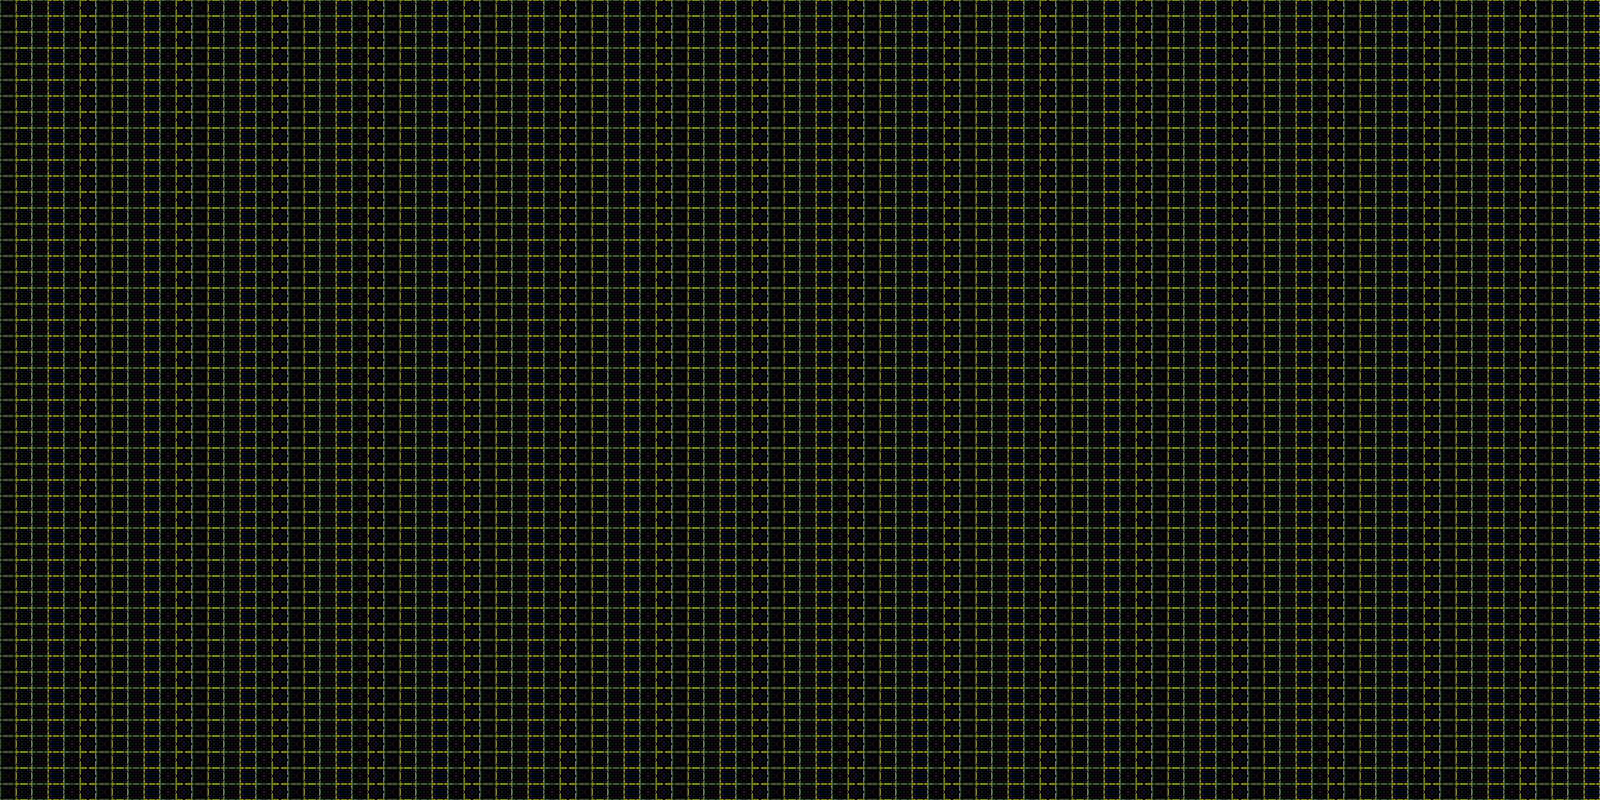

A 2D game scene composited from a Tiled map and its tileset images. What follows is a short description and the map's XML, with each tile layer's data collapsed to a summary:
An orthogonal 100x50 tile map with 16x16 px tiles, 1 tile layer (Tile Layer 1).

<map version="1.0" orientation="orthogonal" width="100" height="50" tilewidth="16" tileheight="16">
 <tileset firstgid="1" name="tiles" tilewidth="16" tileheight="16">
  <image source="../images/tiles.png" width="256" height="256" />
 </tileset>
 <layer name="Tile Layer 1" width="100" height="50">
  <data>[5000 cells, 5000 non-empty, 6 distinct tile ids]</data>
 </layer>
</map>
